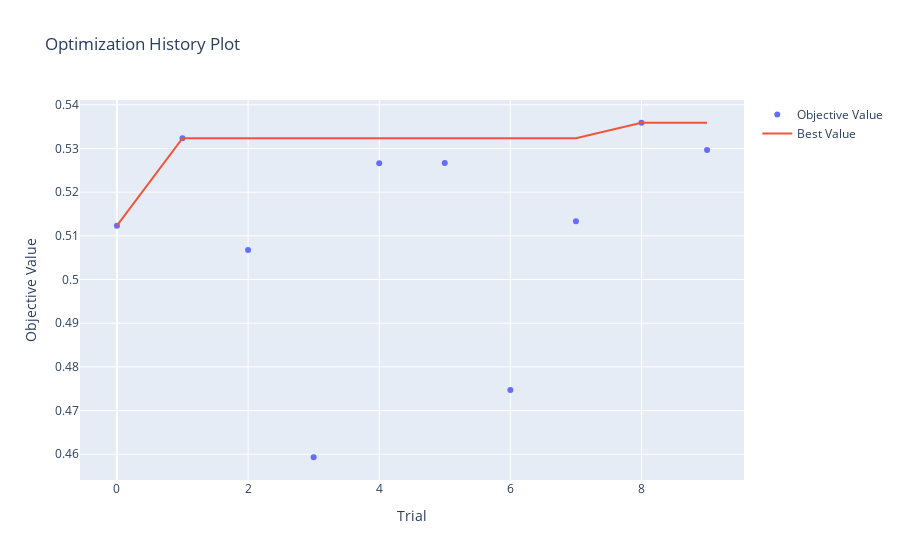
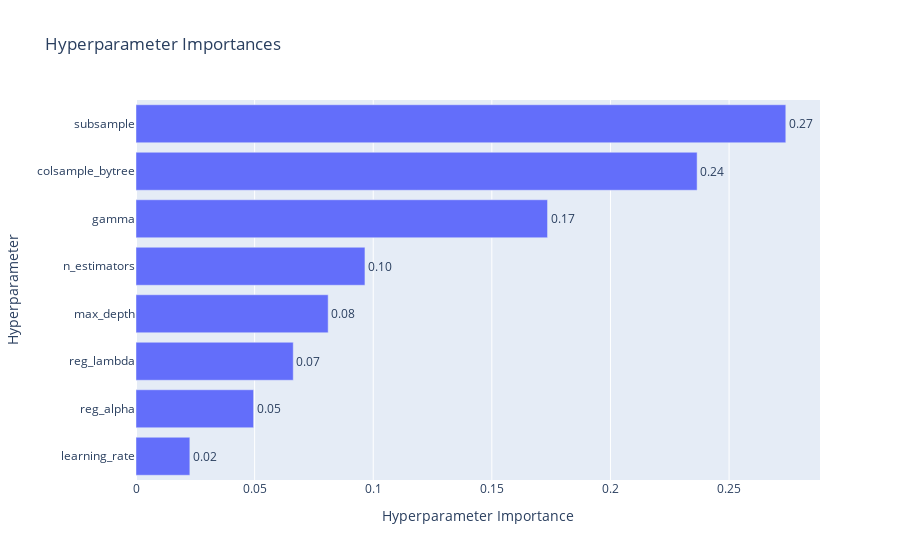

The cell these charts' notebook holds for them, in order:
### Code cell
import nbformat
ov.plot_optimization_history(study).show()
ov.plot_param_importances(study).show()

### Figure 1 — Plotly figure (JSON) as saved in the notebook; plotly's stock layout.template omitted (floating-point values rounded to 4 significant figures)
{"data": [{"mode": "markers", "name": "Objective Value", "type": "scatter", "x": [0, 1, 2, 3, 4, 5, 6, 7, 8, 9], "y": [0.5123, 0.5324, 0.5067, 0.4593, 0.5266, 0.5267, 0.4747, 0.5133, 0.5359, 0.5296]}, {"mode": "lines", "name": "Best Value", "type": "scatter", "x": [0, 1, 2, 3, 4, 5, 6, 7, 8, 9], "y": [0.5123, 0.5324, 0.5324, 0.5324, 0.5324, 0.5324, 0.5324, 0.5324, 0.5359, 0.5359]}, {"marker": {"color": "#cccccc"}, "mode": "markers", "name": "Infeasible Trial", "showlegend": false, "type": "scatter", "x": [], "y": []}], "layout": {"title": {"text": "Optimization History Plot"}, "xaxis": {"title": {"text": "Trial"}}, "yaxis": {"title": {"text": "Objective Value"}}}}

### Figure 2 — Plotly figure (JSON) as saved in the notebook; plotly's stock layout.template omitted (floating-point values rounded to 4 significant figures)
{"data": [{"cliponaxis": false, "hovertemplate": ["learning_rate (FloatDistribution): 0.02270029394557977<extra></extra>", "reg_alpha (FloatDistribution): 0.04957253934152281<extra></extra>", "reg_lambda (FloatDistribution): 0.06628440721503005<extra></extra>", "max_depth (IntDistribution): 0.08100796027584754<extra></extra>", "n_estimators (IntDistribution): 0.09650856394301686<extra></extra>", "gamma (FloatDistribution): 0.17347993096013592<extra></extra>", "colsample_bytree (FloatDistribution): 0.23653311362581503<extra></extra>", "subsample (FloatDistribution): 0.2739131906930519<extra></extra>"], "name": "Objective Value", "orientation": "h", "text": ["0.02", "0.05", "0.07", "0.08", "0.10", "0.17", "0.24", "0.27"], "textposition": "outside", "type": "bar", "x": [0.0227, 0.04957, 0.06628, 0.08101, 0.09651, 0.1735, 0.2365, 0.2739], "y": ["learning_rate", "reg_alpha", "reg_lambda", "max_depth", "n_estimators", "gamma", "colsample_bytree", "subsample"]}], "layout": {"title": {"text": "Hyperparameter Importances"}, "xaxis": {"title": {"text": "Hyperparameter Importance"}}, "yaxis": {"title": {"text": "Hyperparameter"}}}}
